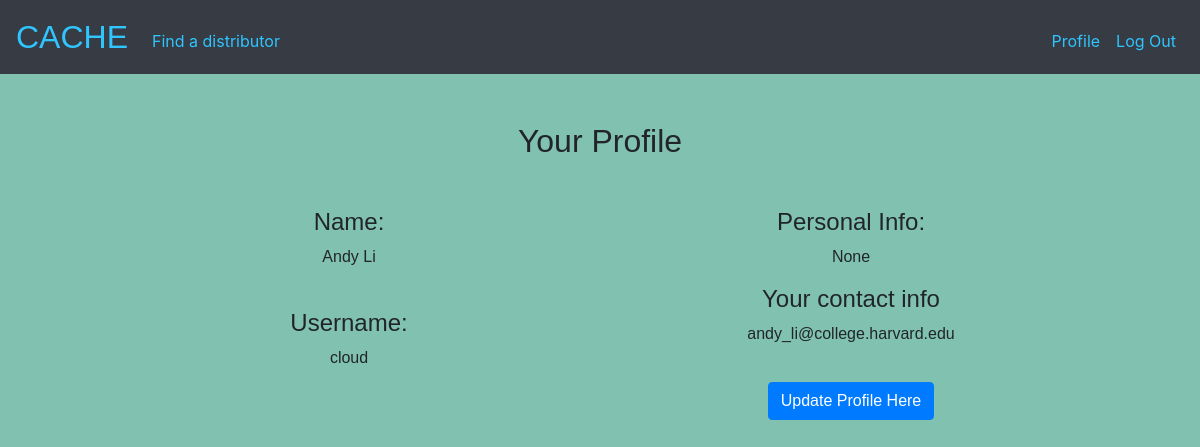
The page /profile (signed in) on the database as committed earlier.
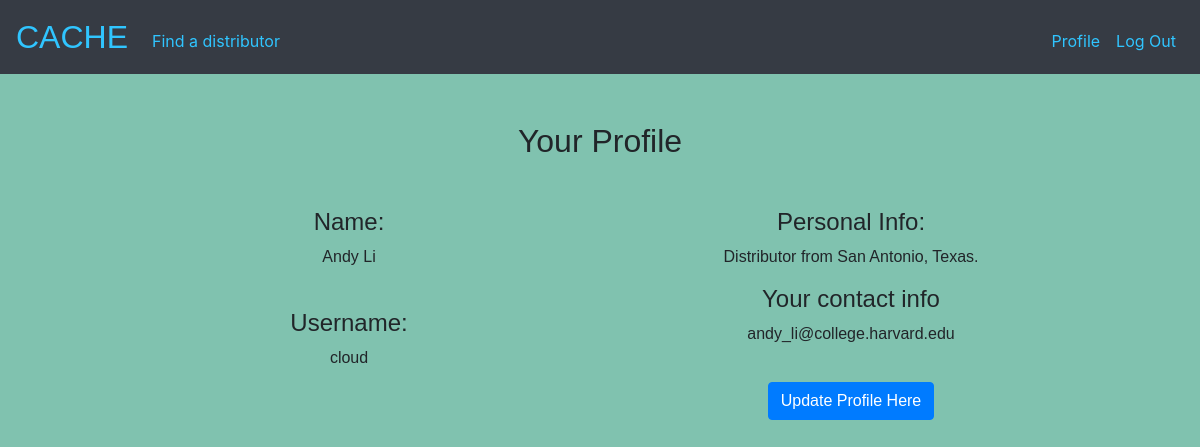
The same page on the database as committed later.
### tables this page shows
CREATE TABLE 'users' (id INTEGER, username TEXT NOT NULL, hash TEXT NOT NULL, 'firstName' text, 'lastName' text, 'contact' text, 'personalInfo' text, 'receiver' boolean DEFAULT 'false', 'distributor' boolean DEFAULT 'false', PRIMARY KEY(id));

### app.py (the view)
@app.route("/profile", methods=["GET", "POST"])
@login_required
def profile():
    if request.method == "POST":
        database = sqlite3.connect('cache.db')
        database.row_factory = sqlite3.Row
        db = database.cursor()
        db.execute("SELECT * FROM users WHERE id = ?", [session["user_id"]])
        userInfo = db.fetchone()
        return render_template("update_profile.html", userInfo=userInfo)
    else:
        database = sqlite3.connect('cache.db')
        database.row_factory = sqlite3.Row
        db = database.cursor()
        db.execute("SELECT * FROM users WHERE id = ?", [session["user_id"]])
        userInfo = db.fetchone()
        return render_template("profile.html", userInfo=userInfo)

### app.py (called while the page is built)
@app.after_request
def after_request(response):
    response.headers["Cache-Control"] = "no-cache, no-store, must-revalidate"
    response.headers["Expires"] = 0
    response.headers["Pragma"] = "no-cache"
    return response

### helpers.py (called while the page is built)
def login_required(f):
    @wraps(f)
    def decorated_function(*args, **kwargs):
        if session.get("user_id") is None:
            return redirect("/login")
        return f(*args, **kwargs)
    return decorated_function

### templates/profile.html (shortened to what this page needs)
{% extends "layout.html" %}
{% block main %}
<form action="/profile" method="post">
<h1> Your Profile </h1>
<div class="float-container">
  <div class="float-child">
        <h4>Name:</h4>
        <p>{{ userInfo[3] + " " +  userInfo[4] }}</p>
        <br>
        <h4>Username:</h4>
        <p>{{ userInfo[1] }}</p>
  </div>
  <div class="float-child">
    <div class="blue">
        <h4>Personal Info:</h4>
        <p>{{ userInfo[6] }}</p>
    </div>
    <div class="blue">
      <h4>Your contact info</h4>
      <p>{{ userInfo[5] }}</p>
  </div>
  </div>
    <button class="btn btn-primary" type="submit">Update Profile Here</button>
</form>
{% endblock %}

Rows that differ between the two databases and show on the page:
changed users "Andy Li": personalInfo (not shown) → "Distributor from San Antonio, Texas."
Other text that changed with them:
{{ userInfo[6] }}: "None" → (not shown)
